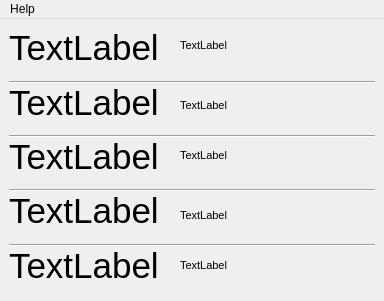
<?xml version="1.0" encoding="UTF-8"?>
<ui version="4.0">
 <class>MainWindow</class>
 <widget class="QMainWindow" name="MainWindow">
  <property name="geometry">
   <rect>
    <x>0</x>
    <y>0</y>
    <width>384</width>
    <height>301</height>
   </rect>
  </property>
  <property name="windowTitle">
   <string>MainWindow</string>
  </property>
  <widget class="QWidget" name="centralWidget">
   <widget class="QLabel" name="label">
    <property name="geometry">
     <rect>
      <x>9</x>
      <y>9</y>
      <width>155</width>
      <height>40</height>
     </rect>
    </property>
    <property name="font">
     <font>
      <pointsize>26</pointsize>
     </font>
    </property>
    <property name="text">
     <string>TextLabel</string>
    </property>
   </widget>
   <widget class="QLabel" name="label_2">
    <property name="geometry">
     <rect>
      <x>9</x>
      <y>64</y>
      <width>151</width>
      <height>39</height>
     </rect>
    </property>
    <property name="font">
     <font>
      <pointsize>26</pointsize>
     </font>
    </property>
    <property name="text">
     <string>TextLabel</string>
    </property>
   </widget>
   <widget class="QLabel" name="label_3">
    <property name="geometry">
     <rect>
      <x>9</x>
      <y>118</y>
      <width>151</width>
      <height>39</height>
     </rect>
    </property>
    <property name="font">
     <font>
      <pointsize>26</pointsize>
     </font>
    </property>
    <property name="text">
     <string>TextLabel</string>
    </property>
   </widget>
   <widget class="QLabel" name="label_4">
    <property name="geometry">
     <rect>
      <x>9</x>
      <y>172</y>
      <width>155</width>
      <height>40</height>
     </rect>
    </property>
    <property name="font">
     <font>
      <pointsize>26</pointsize>
     </font>
    </property>
    <property name="text">
     <string>TextLabel</string>
    </property>
   </widget>
   <widget class="QLabel" name="label_5">
    <property name="geometry">
     <rect>
      <x>9</x>
      <y>227</y>
      <width>155</width>
      <height>40</height>
     </rect>
    </property>
    <property name="font">
     <font>
      <pointsize>26</pointsize>
     </font>
    </property>
    <property name="text">
     <string>TextLabel</string>
    </property>
   </widget>
   <widget class="Line" name="line">
    <property name="geometry">
     <rect>
      <x>9</x>
      <y>55</y>
      <width>366</width>
      <height>16</height>
     </rect>
    </property>
    <property name="orientation">
     <enum>Qt::Horizontal</enum>
    </property>
   </widget>
   <widget class="Line" name="line_2">
    <property name="geometry">
     <rect>
      <x>9</x>
      <y>109</y>
      <width>366</width>
      <height>16</height>
     </rect>
    </property>
    <property name="orientation">
     <enum>Qt::Horizontal</enum>
    </property>
   </widget>
   <widget class="Line" name="line_3">
    <property name="geometry">
     <rect>
      <x>9</x>
      <y>163</y>
      <width>366</width>
      <height>16</height>
     </rect>
    </property>
    <property name="orientation">
     <enum>Qt::Horizontal</enum>
    </property>
   </widget>
   <widget class="Line" name="line_4">
    <property name="geometry">
     <rect>
      <x>9</x>
      <y>218</y>
      <width>366</width>
      <height>16</height>
     </rect>
    </property>
    <property name="orientation">
     <enum>Qt::Horizontal</enum>
    </property>
   </widget>
   <widget class="QLabel" name="label_7">
    <property name="geometry">
     <rect>
      <x>180</x>
      <y>20</y>
      <width>366</width>
      <height>13</height>
     </rect>
    </property>
    <property name="font">
     <font>
      <pointsize>8</pointsize>
     </font>
    </property>
    <property name="text">
     <string>TextLabel</string>
    </property>
   </widget>
   <widget class="QLabel" name="label_8">
    <property name="geometry">
     <rect>
      <x>180</x>
      <y>80</y>
      <width>366</width>
      <height>13</height>
     </rect>
    </property>
    <property name="font">
     <font>
      <pointsize>8</pointsize>
     </font>
    </property>
    <property name="text">
     <string>TextLabel</string>
    </property>
   </widget>
   <widget class="QLabel" name="label_9">
    <property name="geometry">
     <rect>
      <x>180</x>
      <y>130</y>
      <width>366</width>
      <height>13</height>
     </rect>
    </property>
    <property name="font">
     <font>
      <pointsize>8</pointsize>
     </font>
    </property>
    <property name="text">
     <string>TextLabel</string>
    </property>
   </widget>
   <widget class="QLabel" name="label_10">
    <property name="geometry">
     <rect>
      <x>180</x>
      <y>190</y>
      <width>366</width>
      <height>13</height>
     </rect>
    </property>
    <property name="font">
     <font>
      <pointsize>8</pointsize>
     </font>
    </property>
    <property name="text">
     <string>TextLabel</string>
    </property>
   </widget>
   <widget class="QLabel" name="label_11">
    <property name="geometry">
     <rect>
      <x>180</x>
      <y>240</y>
      <width>366</width>
      <height>13</height>
     </rect>
    </property>
    <property name="font">
     <font>
      <pointsize>8</pointsize>
     </font>
    </property>
    <property name="text">
     <string>TextLabel</string>
    </property>
   </widget>
  </widget>
  <widget class="QMenuBar" name="menuBar">
   <property name="geometry">
    <rect>
     <x>0</x>
     <y>0</y>
     <width>384</width>
     <height>25</height>
    </rect>
   </property>
   <widget class="QMenu" name="menuAbout">
    <property name="title">
     <string>Help</string>
    </property>
    <addaction name="actionHelp"/>
    <addaction name="separator"/>
    <addaction name="actionInfo"/>
   </widget>
   <addaction name="menuAbout"/>
  </widget>
  <action name="actionClose">
   <property name="text">
    <string>Close</string>
   </property>
  </action>
  <action name="actionHelp">
   <property name="text">
    <string>About</string>
   </property>
  </action>
  <action name="actionInfo">
   <property name="text">
    <string>Info</string>
   </property>
  </action>
 </widget>
 <layoutdefault spacing="6" margin="11"/>
 <resources/>
 <connections/>
</ui>
